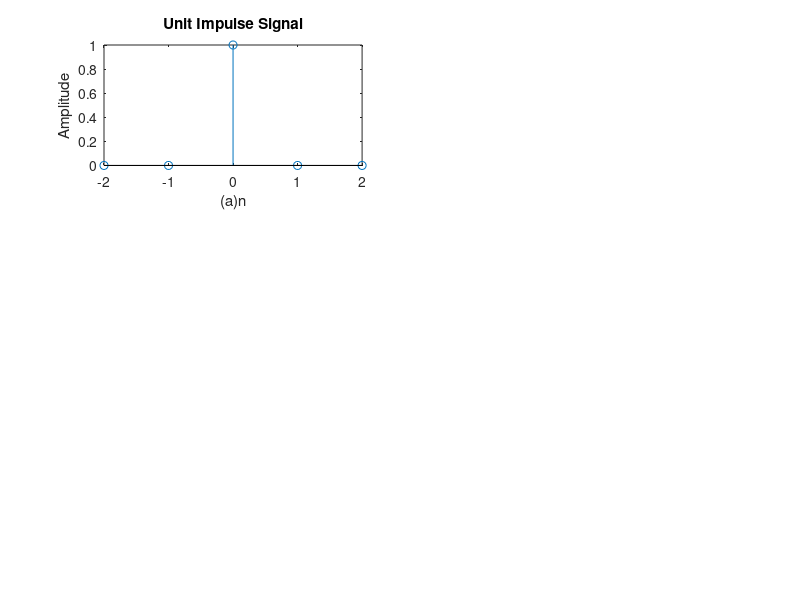

Reproduce this figure in MATLAB.
% Discreate time sequence for UNIT IMPULSE SIGNAL
clc; 
clear all; 
close all; 
t = -2:1:2; 
y = [zeros(1,2),ones(1,1),zeros(1,2)]; 
subplot(3,2,1); 
stem(t,y); 
ylabel('Amplitude'); 
xlabel('(a)n'); 
title('Unit Impulse Signal');

